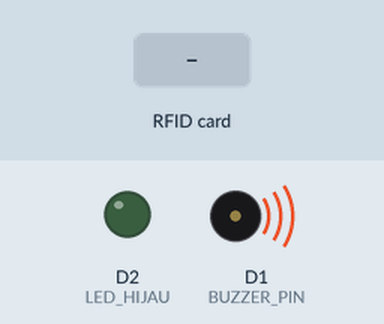
Simulated run of this sketch. Board: ESP8266 (NodeMCU). On the bench: output pins drawn as LEDs (lit = HIGH), buzzer (waves = sounding, pin HIGH). The test bench sets the inputs (shaded band). WiFi joins after 1.5 s; servers stay silent unless stated; uploads are accepted with an empty reply; what the sketch prints to the serial monitor is not drawn.

Above: at 2.1 s.
At 3.5 s:
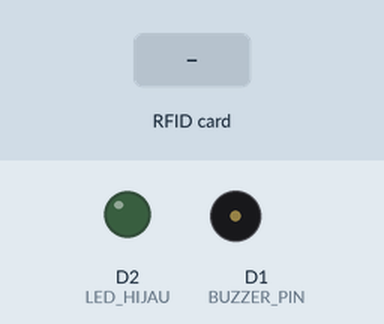
3.6 s: RFID card 5E 7A 19 C4 held to the reader
Timing chart, 0 to 6.6 s (numbered marks = the images above; inputs shaded):
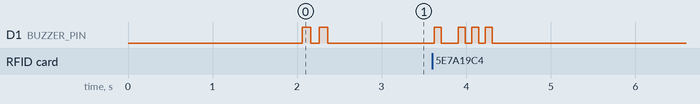

The sketch:

esp8266_rfid_absensi.ino
```cpp
/*
  ===================================================================
  SISTEM ABSENSI SISWA RFID DENGAN NODEMCU ESP8266 & RC522
  Tujuan: Membaca UID kartu RFID dan mengirimkan ke Web Dashboard XAMPP
  Endpoint: http://192.168.1.239/absensi/kirim_kartu.php?uid=KODE_RFID
  ===================================================================

  SKEMA PIN NODEMCU ESP8266 KE RFID RC522:
  -----------------------------------------
  RFID RC522       NodeMCU ESP8266
  SDA (SS)    -->  D8 (GPIO 15)
  SCK         -->  D5 (GPIO 14)
  MOSI        -->  D7 (GPIO 13)
  MISO        -->  D6 (GPIO 12)
  IRQ         -->  (Tidak dihubungkan)
  GND         -->  GND
  RST         -->  D3 (GPIO 0)
  3.3V        -->  3.3V  (PERHATIAN: JANGAN sambungkan ke 5V!)

  BUZZER & LED (Opsional):
  Buzzer (+)  -->  D1 (GPIO 5)
  Buzzer (-)  -->  GND
  LED Hijau   -->  D2 (GPIO 4)
  LED Merah   -->  D4 (GPIO 2)
*/

#include <ESP8266WiFi.h>
#include <ESP8266HTTPClient.h>
#include <WiFiClient.h>
#include <SPI.h>
#include <MFRC522.h>

// ===== 1. PENGATURAN WIFI =====
const char* ssid = "NAMA_WIFI_ANDA";         // Ganti dengan SSID WiFi Anda
const char* password = "PASSWORD_WIFI_ANDA"; // Ganti dengan Password WiFi Anda

// ===== 2. PENGATURAN SERVER WEB =====
// IP Komputer / Laptop Anda yang menjalankan XAMPP
const char* serverHost = "http://192.168.1.239/absensi/kirim_kartu.php";

// ===== 3. DEFINISI PIN =====
#define SS_PIN  D8  // SDA
#define RST_PIN D3  // RST
#define BUZZER_PIN D1 // Buzzer (Opsional)
#define LED_HIJAU  D2 // LED Sukses (Opsional)

MFRC522 mfrc522(SS_PIN, RST_PIN);

void setup() {
  Serial.begin(115200);
  delay(500);

  pinMode(BUZZER_PIN, OUTPUT);
  pinMode(LED_HIJAU, OUTPUT);
  digitalWrite(BUZZER_PIN, LOW);
  digitalWrite(LED_HIJAU, LOW);

  // Inisialisasi SPI dan RFID RC522
  SPI.begin();
  mfrc522.PCD_Init();

  Serial.println();
  Serial.println("=========================================");
  Serial.println("   SISTEM ABSENSI SISWA RFID (ESP8266)  ");
  Serial.println("=========================================");

  // Menghubungkan ke WiFi
  Serial.print("Menghubungkan ke WiFi: ");
  Serial.println(ssid);
  WiFi.begin(ssid, password);

  int wifi_timeout = 0;
  while (WiFi.status() != WL_CONNECTED && wifi_timeout < 40) {
    delay(500);
    Serial.print(".");
    wifi_timeout++;
  }

  if (WiFi.status() == WL_CONNECTED) {
    Serial.println("\n[WiFi] Terhubung!");
    Serial.print("[WiFi] IP NodeMCU: ");
    Serial.println(WiFi.localIP());

    // Beep 2x pendek tanda alat siap
    toneBuzzer(100, 1);
    delay(100);
    toneBuzzer(100, 1);
  } else {
    Serial.println("\n[WiFi] Gagal terhubung! Periksa SSID & Password.");
  }

  Serial.println("[RFID] Silakan tap kartu siswa pada modul RC522...");
}

void loop() {
  // Cek apakah ada kartu baru yang didekatkan
  if (!mfrc522.PICC_IsNewCardPresent()) {
    return;
  }

  // Baca serial kartu
  if (!mfrc522.PICC_ReadCardSerial()) {
    return;
  }

  // Baca UID kartu dan susun ke format HEX string (tanpa spasi)
  String uidString = "";
  for (byte i = 0; i < mfrc522.uid.size; i++) {
    if (mfrc522.uid.uidByte[i] < 0x10) {
      uidString += "0";
    }
    uidString += String(mfrc522.uid.uidByte[i], HEX);
  }
  uidString.toUpperCase();

  Serial.println("\n-----------------------------------------");
  Serial.print("[RFID] Kartu terdeteksi! UID: ");
  Serial.println(uidString);

  // Beep pendek 1x saat kartu disentuh
  toneBuzzer(80, 1);

  // Kirim data ke server web
  kirimKeServer(uidString);

  // Hentikan enkripsi kartu dan pembacaan berulang
  mfrc522.PICC_HaltA();
  mfrc522.PCD_StopCrypto1();

  // Delay agar satu tap tidak terbaca berkali-kali
  delay(1500);
}

void kirimKeServer(String uid) {
  if (WiFi.status() != WL_CONNECTED) {
    Serial.println("[ERROR] WiFi terputus! Mencoba menyambung kembali...");
    WiFi.reconnect();
    return;
  }

  WiFiClient client;
  HTTPClient http;

  // Bangun URL lengkap: http://192.168.1.239/absensi/kirim_kartu.php?uid=A37B9122&format=text
  String url = String(serverHost) + "?uid=" + uid + "&format=text";

  Serial.print("[HTTP] Mengirim request: ");
  Serial.println(url);

  http.begin(client, url);
  int httpCode = http.GET();

  if (httpCode > 0) {
    String payload = http.getString();
    Serial.println("[HTTP] Respon dari Server:");
    Serial.println(payload);

    // Feedback berdasarkan respon
    if (payload.indexOf("Hadir") >= 0 || payload.indexOf("Terlambat") >= 0) {
      // Absensi Berhasil
      digitalWrite(LED_HIJAU, HIGH);
      toneBuzzer(250, 1); // 1x beep panjang
      digitalWrite(LED_HIJAU, LOW);
    } else if (payload.indexOf("SUDAH ABSEN") >= 0) {
      // Sudah absen sebelumnya
      toneBuzzer(100, 2); // 2x beep sedang
    } else {
      // Kartu tidak dikenal atau error
      toneBuzzer(80, 3);  // 3x beep cepat
    }
  } else {
    Serial.print("[HTTP] Gagal terhubung ke server. Kode Error: ");
    Serial.println(http.errorToString(httpCode).c_str());
    toneBuzzer(500, 1); // Beep panjang tanda error koneksi
  }

  http.end();
}

void toneBuzzer(int durationMs, int times) {
  for (int i = 0; i < times; i++) {
    digitalWrite(BUZZER_PIN, HIGH);
    delay(durationMs);
    digitalWrite(BUZZER_PIN, LOW);
    if (times > 1 && i < times - 1) {
      delay(80);
    }
  }
}
```
